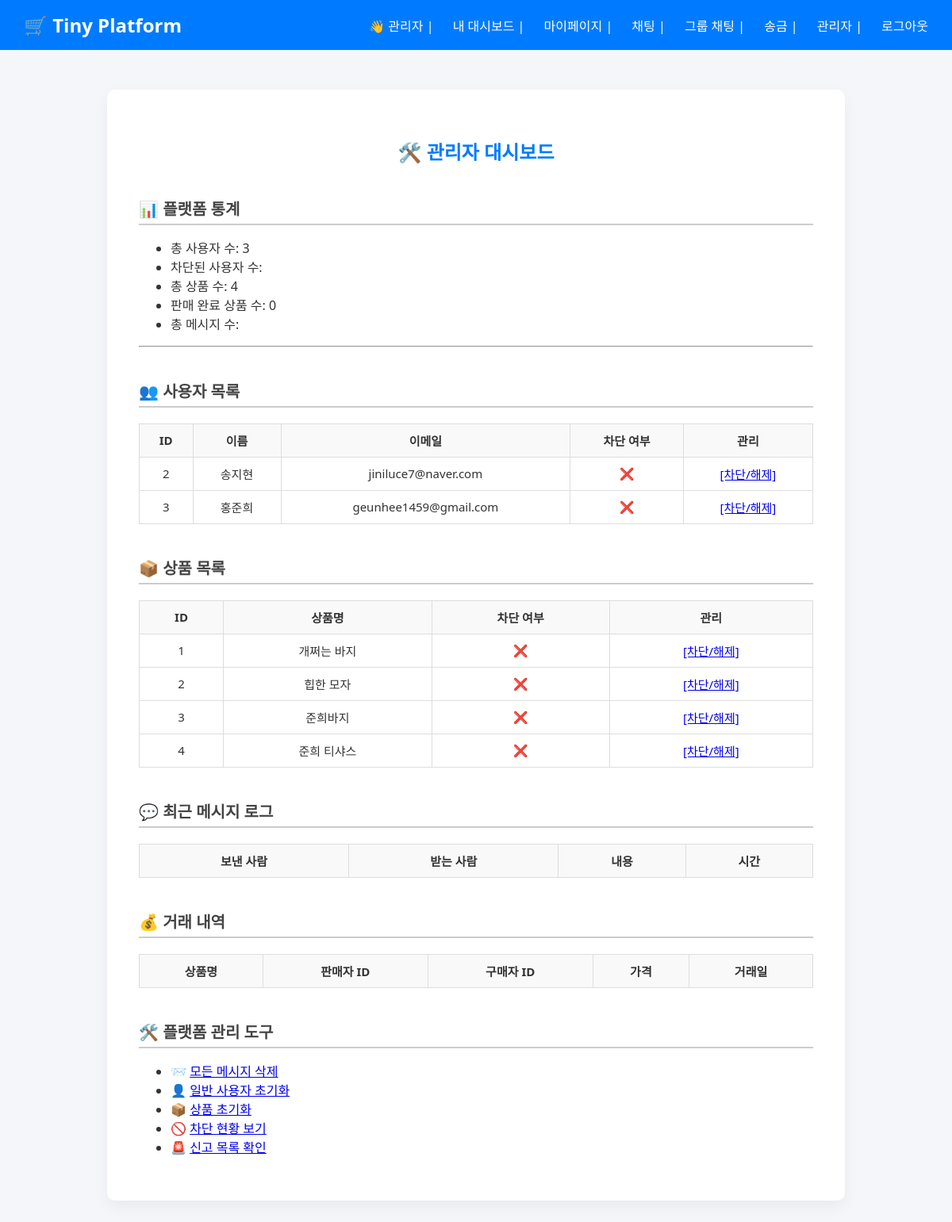
Page /admin (signed in) on the earlier database version.
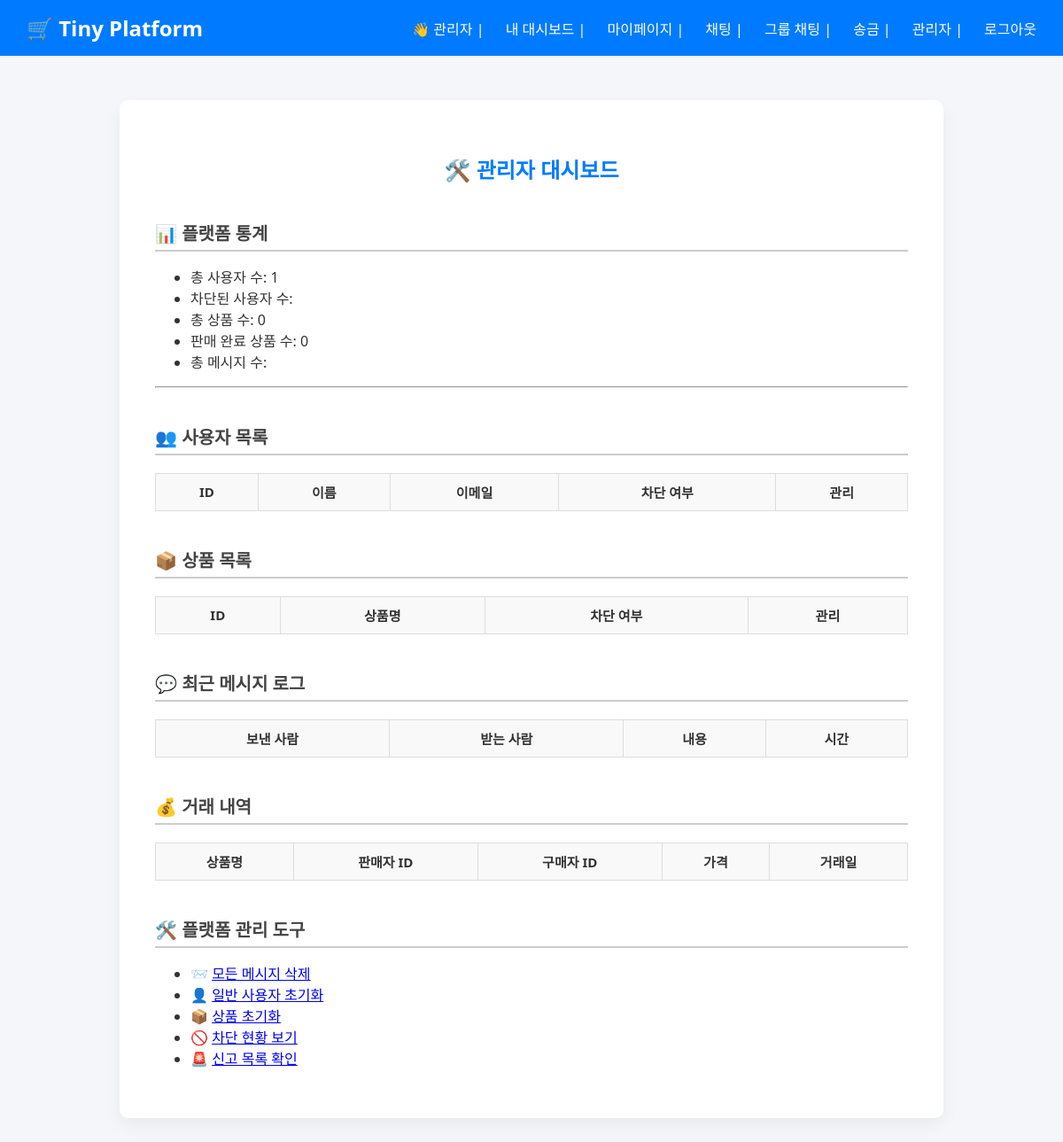
Same page on the later database version.
### tables this page shows
CREATE TABLE users (
                id INTEGER PRIMARY KEY AUTOINCREMENT,
                username TEXT NOT NULL UNIQUE,
                email TEXT NOT NULL UNIQUE,
                password TEXT NOT NULL,
                is_admin INTEGER DEFAULT 0,
                is_blocked INTEGER DEFAULT 0,
                balance INTEGER DEFAULT 10000,
                bio TEXT
            );

CREATE TABLE products (
                id INTEGER PRIMARY KEY AUTOINCREMENT,
                name TEXT NOT NULL,
                description TEXT,
                price INTEGER,
                seller_id INTEGER,
                is_blocked INTEGER DEFAULT 0,
                created_at TIMESTAMP DEFAULT CURRENT_TIMESTAMP,
                buyer_id INTEGER
            );

### app.py (the view)
@app.route("/admin")
def admin():
    if not session.get("is_admin"):
        flash("접근 권한이 없습니다.", "danger")
        return redirect(url_for("index"))
    with sqlite3.connect(DB_NAME) as conn:
        cursor = conn.cursor()
        users = cursor.execute("SELECT id, username, email, is_blocked FROM users WHERE is_admin = 0").fetchall()
        products = cursor.execute("SELECT id, name, is_blocked FROM products").fetchall()
        stats = {
            "total_users": cursor.execute("SELECT COUNT(*) FROM users").fetchone()[0],
            "total_products": cursor.execute("SELECT COUNT(*) FROM products").fetchone()[0],
            "sold_products": cursor.execute("SELECT COUNT(*) FROM products WHERE buyer_id IS NOT NULL").fetchone()[0],
            "latest_messages": cursor.execute("""
                SELECT u1.username, u2.username, m.message, m.created_at
                FROM messages m
                JOIN users u1 ON m.sender_id = u1.id
                JOIN users u2 ON m.receiver_id = u2.id
                ORDER BY m.created_at DESC LIMIT 5
            """).fetchall(),
            "latest_transfers": cursor.execute("""
                SELECT u1.username, u2.username, p.name, t.amount, t.created_at
                FROM transfers t
                JOIN users u1 ON t.sender_id = u1.id
                JOIN users u2 ON t.receiver_id = u2.id
                LEFT JOIN products p ON t.product_id = p.id
                ORDER BY t.created_at DESC LIMIT 5
            """).fetchall()
        }
    return render_template("admin.html", users=users, products=products, stats=stats)

### templates/admin.html (shortened to what this page needs)
{% extends "base.html" %}
{% block content %}
<h2>🛠️ 관리자 대시보드</h2>
<h3 class="section-title">📊 플랫폼 통계</h3>
<ul>
  <li>총 사용자 수: {{ stats.total_users }}</li>
  <li>차단된 사용자 수: {{ stats.blocked_users }}</li>
  <li>총 상품 수: {{ stats.total_products }}</li>
  <li>판매 완료 상품 수: {{ stats.sold_products }}</li>
  <li>총 메시지 수: {{ stats.total_messages }}</li>
</ul>
<hr />
<h3 class="section-title">👥 사용자 목록</h3>
<table class="product-table">
  <tr>
    <th>ID</th>
    <th>이름</th>
    <th>이메일</th>
    <th>차단 여부</th>
    <th>관리</th>
  </tr>
  {% for u in users %}
  <tr>
    <td>{{ u[0] }}</td>
    <td>{{ u[1] }}</td>
    <td>{{ u[2] }}</td>
    <td>{% if u[3] %}✅{% else %}❌{% endif %}</td>
    <td><a href="{{ url_for('block_user', user_id=u[0]) }}">[차단/해제]</a></td>
  </tr>
  {% endfor %}
</table>
<h3 class="section-title">📦 상품 목록</h3>
<table class="product-table">
  <tr>
    <th>ID</th>
    <th>상품명</th>
    <th>차단 여부</th>
    <th>관리</th>
  </tr>
  {% for p in products %}
  <tr>
    <td>{{ p[0] }}</td>
    <td>{{ p[1] }}</td>
    <td>{% if p[2] %}✅{% else %}❌{% endif %}</td>
    <td><a href="{{ url_for('block_product', product_id=p[0]) }}">[차단/해제]</a></td>
  </tr>
  {% endfor %}
</table>
<h3 class="section-title">💬 최근 메시지 로그</h3>
<table class="product-table">
  <tr>
    <th>보낸 사람</th>
    <th>받는 사람</th>
    <th>내용</th>
    <th>시간</th>
  </tr>
</table>
<h3 class="section-title">💰 거래 내역</h3>
<table class="trade-table">
  <tr>
    <th>상품명</th>
    <th>판매자 ID</th>
    <th>구매자 ID</th>
    <th>가격</th>
    <th>거래일</th>
  </tr>
</table>
<h3 class="section-title">🛠️ 플랫폼 관리 도구</h3>
<ul>
  <li>📨 <a href="{{ url_for('delete_messages') }}">모든 메시지 삭제</a></li>
  <li>👤 <a href="{{ url_for('reset_users') }}">일반 사용자 초기화</a></li>
  <li>📦 <a href="{{ url_for('reset_products') }}">상품 초기화</a></li>
  <li>🚫 <a href="{{ url_for('admin_blocked') }}">차단 현황 보기</a></li>
  <li>🚨 <a href="{{ url_for('admin_reports') }}">신고 목록 확인</a></li>
</ul>
{% endblock %}

### templates/base.html (shortened to what this page needs)
<!DOCTYPE html>
<html lang="ko">
<head>
  <link rel="stylesheet" href="{{ url_for('static', filename='style.css') }}" />
</head>
<body>
  <div class="navbar">
    <div class="logo">
      <a href="{{ url_for('index') }}">🛒 Tiny Platform</a>
    </div>
    <div class="menu">
      {% if session.get("username") %}
        👋 {{ session["username"] }} |
        <a href="{{ url_for('dashboard') }}">내 대시보드</a> |
        <a href="{{ url_for('profile') }}">마이페이지</a> |
        <a href="{{ url_for('chat_list') }}">채팅</a> |
        <a href="{{ url_for('group_chat') }}">그룹 채팅</a> |
        <a href="{{ url_for('transfer') }}">송금</a> |
        {% if session.get("is_admin") %}
        <a href="{{ url_for('admin') }}">관리자</a> |
        {% endif %}
        <a href="{{ url_for('logout') }}">로그아웃</a>
      {% else %}
        <a href="{{ url_for('login') }}">로그인</a> |
        <a href="{{ url_for('register') }}">회원가입</a>
      {% endif %}
    </div>
  </div>
  <div class="container">
    {% block content %}{% endblock %}
  </div>
</body>
</html>

### static/style.css (style rules this page uses)
body { margin: 0; padding: 0; font-family: 'Segoe UI', 'Helvetica', 'Apple SD Gothic Neo', sans-serif; background-color: #f4f6f9; color: #333; }
.navbar { background-color: #007bff; padding: 15px 30px; display: flex; justify-content: space-between; align-items: center; color: white; }
.logo a { color: inherit; text-decoration: none; }
.navbar .logo { font-size: 24px; font-weight: bold; }
.navbar .menu a { color: white; text-decoration: none; margin-left: 20px; font-weight: 500; }
.container { max-width: 850px; margin: 50px auto; background-color: #fff; padding: 40px; border-radius: 10px; box-shadow: 0 8px 20px rgba(0, 0, 0, 0.05); }
h2 { text-align: center; color: #007bff; margin-bottom: 30px; }
.section-title { font-size: 18px; font-weight: bold; margin: 20px 0 10px; }
.product-table, .trade-table { width: 100%; border-collapse: collapse; margin-top: 10px; font-size: 15px; }
.product-table th, .product-table td, .trade-table th, .trade-table td { border: 1px solid #ccc; padding: 8px 10px; text-align: center; }
.product-table th, .trade-table th { background-color: #f7f7f7; color: #333; font-weight: bold; }
.product-table, .trade-table { width: 100%; border-collapse: collapse; margin-top: 20px; font-size: 15px; }
.product-table th, .product-table td, .trade-table th, .trade-table td { border: 1px solid #ddd; padding: 10px; text-align: center; }
.product-table th, .trade-table th { background-color: #f9f9f9; font-weight: bold; color: #333; }
.section-title { margin-top: 40px; margin-bottom: 10px; font-size: 20px; color: #444; border-bottom: 2px solid #ccc; padding-bottom: 5px; }

Differences in the rows shown:
removed users: id "2", username "송지현", email "jiniluce7@naver.com"
removed users: id "3", username "홍준희", email "geunhee1459@gmail.com"
removed products: id "1", name "개쩌는 바지"
removed products: id "2", name "힙한 모자"
removed products: id "3", name "준희바지"
removed products: id "4", name "준희 티샤스"
Other differences:
{{ stats.total_users }}: "3" → "1"
{{ stats.total_products }}: "4" → "0"
